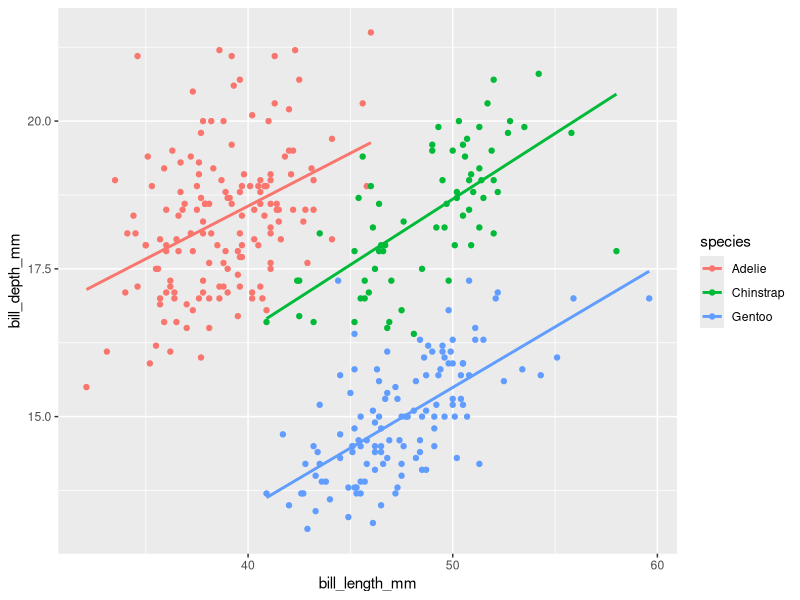
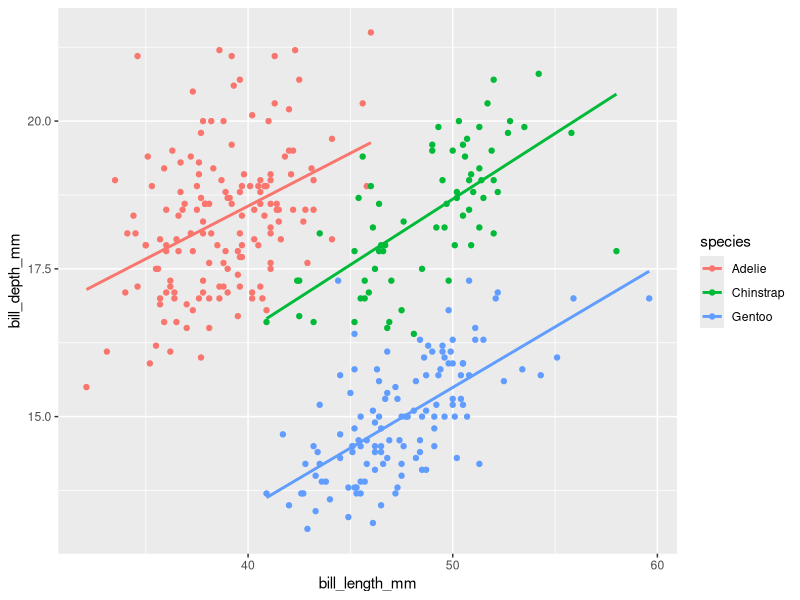

Write R code to recreate these figures, in order.

            library(ggplot2)
            library(palmerpenguins)
            built_answer <- tryCatch(
                {
                    set.seed(42)
                    ggplot(penguins, aes(x = bill_length_mm, y = bill_depth_mm, colour = species)) + geom_point() + geom_smooth(method = "lm", se = FALSE)
                    suppressWarnings(
                        if (!file.exists("/sandbox/figures/bill-length_bill-depth_scatter_species_smooth_answer.png")) {
                            ggsave(
                                width = 3,
                                height = 3,
                                "/sandbox/figures/bill-length_bill-depth_scatter_species_smooth_answer.png"
                            )
                        }
                    )
                    suppressWarnings(
                        ggplot_build(last_plot())
                    )
                },
                error = function(e) {
                    'ERROR'
                }
            )
            built_submission <- tryCatch(
                {
                    set.seed(42)
                    library(ggplot2)
ggplot(penguins, aes(x = bill_length_mm, y = bill_depth_mm, color = species)) +
  geom_point() +
  geom_smooth(method = "lm", se = FALSE)
                    suppressWarnings(
                        ggsave(
                            width = 3,
                            height = 3,
                            "figures/bill-length_bill-depth_scatter_species_smooth_submission_qwen3.5.png"
                        )
                    )
                    suppressWarnings(
                        ggplot_build(last_plot())
                    )
                },
                error = function(e) {
                    'ERROR'
                }
            )
            cat(isTRUE(all.equal(built_answer, built_submission)))
        
